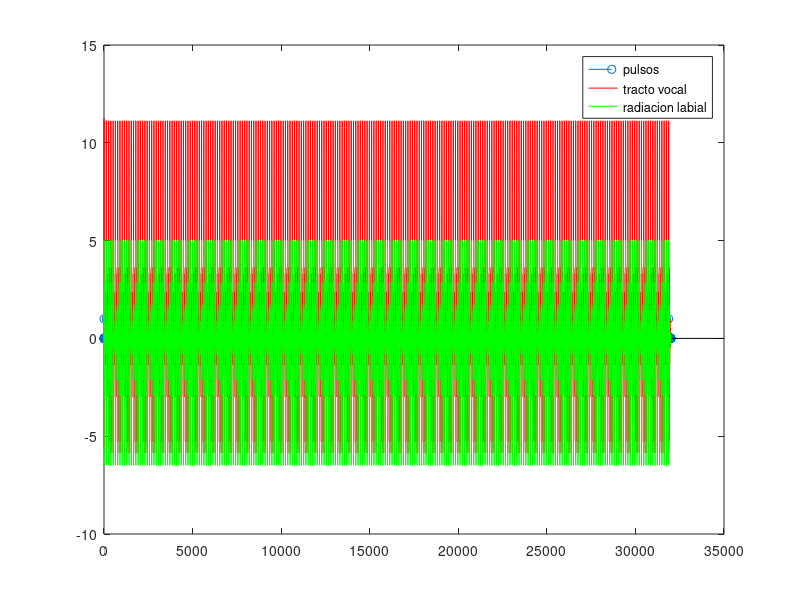
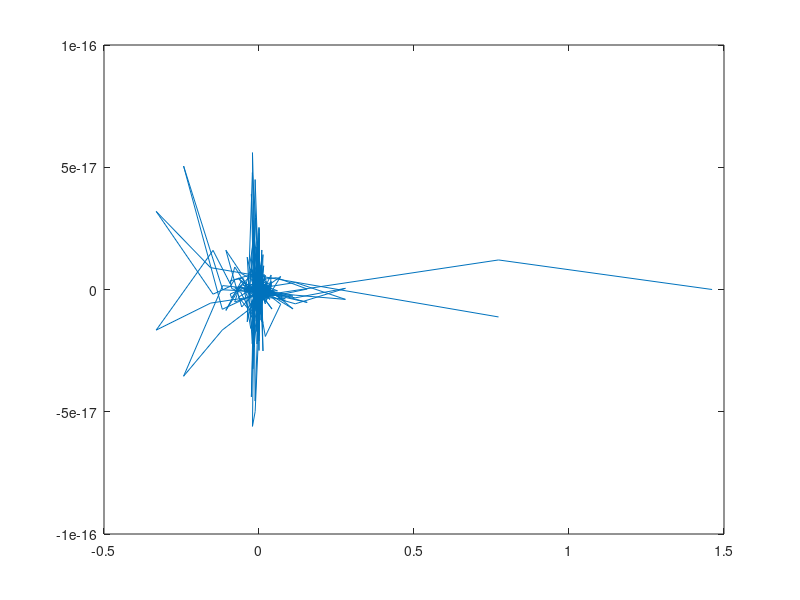
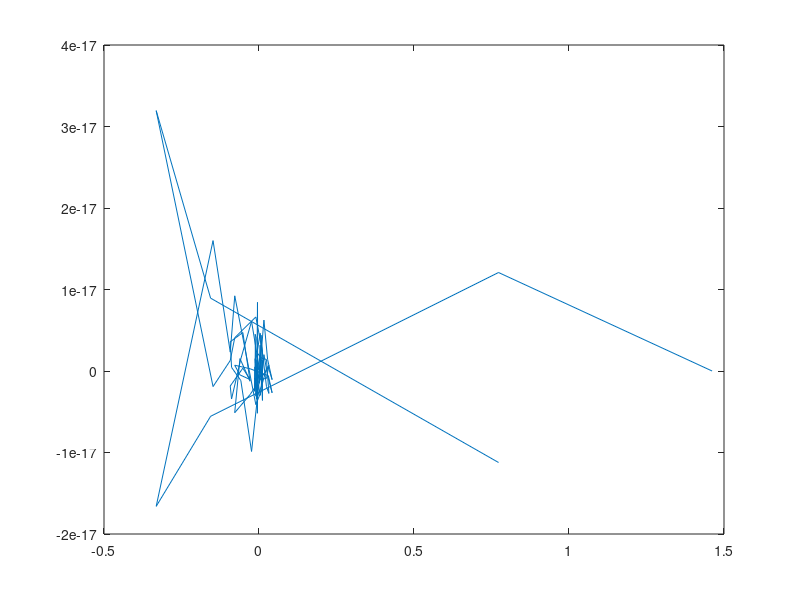
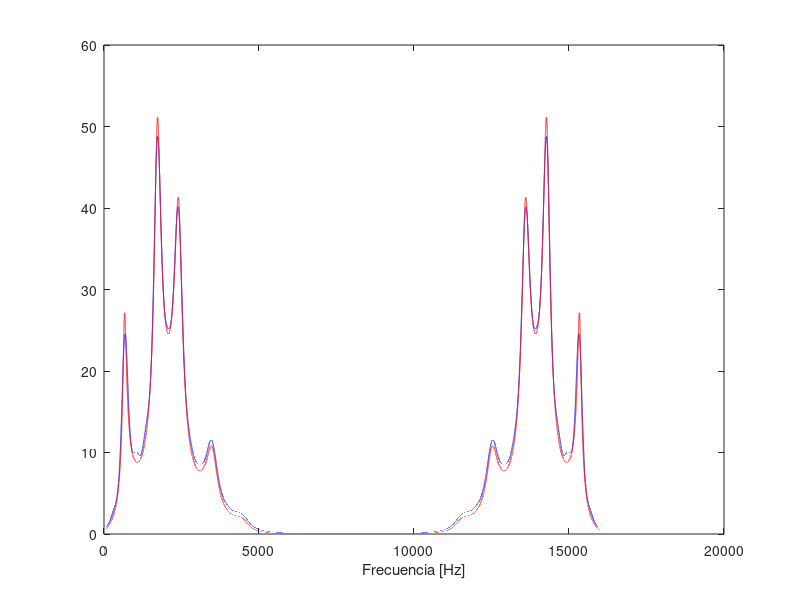

MATLAB code for these plots, in order: (Note: this script raises an error after producing the figures.)
close all
clear 

Fo = 125;
F = [660 1720 2410 3500 4500];
sigma = [60 100 120 175 250];

T = 1/16000;
Fs = 1/T;

duracion = 2; % en segundos

puntos_fft = 200e3;

pulsos = zeros(1,duracion/T);
pulsos(1:(1/Fo)/T:length(pulsos)) = 1;

coeficientes = @(Fk,sigmak) ([1 -2*exp(-2*pi*sigmak*T)*cos(2*pi*Fk*T) exp(-4*pi*sigmak*T)]);

ventana = 25e-3;
ancho = ventana * Fs;

liftering = 51; % tomo solo los primeros 50 elementos

% sound(pulsos,Fs);

% Filtro tracto vocal
senial = pulsos;
filtro = ones(puntos_fft,1);
for k = 1:length(F)
    senial = filter(1,coeficientes(F(k), sigma(k)),senial);
    filtro = filtro .* abs(freqz(1,coeficientes(F(k), sigma(k)), length(filtro), 'whole'));
end
senial_tracto_vocal = senial;

% sound(senial,Fs);

% Filtro radiacion labial
gamma = 0.96;
senial = filter([1 -gamma], 1, senial);
filtro = filtro .* abs(freqz([1 -gamma], 1, puntos_fft, 'whole'));

senial_labial = senial;

figure
stem(pulsos)
hold on
plot(senial_tracto_vocal,'r');
hold on
plot(senial_labial,'g');
legend('pulsos','tracto vocal','radiacion labial');

cepstrum = ifft(log(abs(fft(senial, puntos_fft)) + 1));

figure
plot(cepstrum);

% sound(cepstrum,Fs);


cepstrum(liftering:end-liftering+1) = 0;

figure
plot(cepstrum);

salida = exp(abs(fft(cepstrum)))-1;

frec = 0:Fs/length(salida):Fs - Fs/length(salida);
% frec = frec*1e-3; %lo paso a khz
figure
plot(frec,salida,'b')
hold on
plot(frec,filtro,'r')
xlabel('Frecuencia [Hz]');


cepstrum_cheto = rceps(senial, puntos_fft);

figure
plot(cepstrum)
hold on
plot(cepstrum_cheto, 'r')
xlim([1 50])